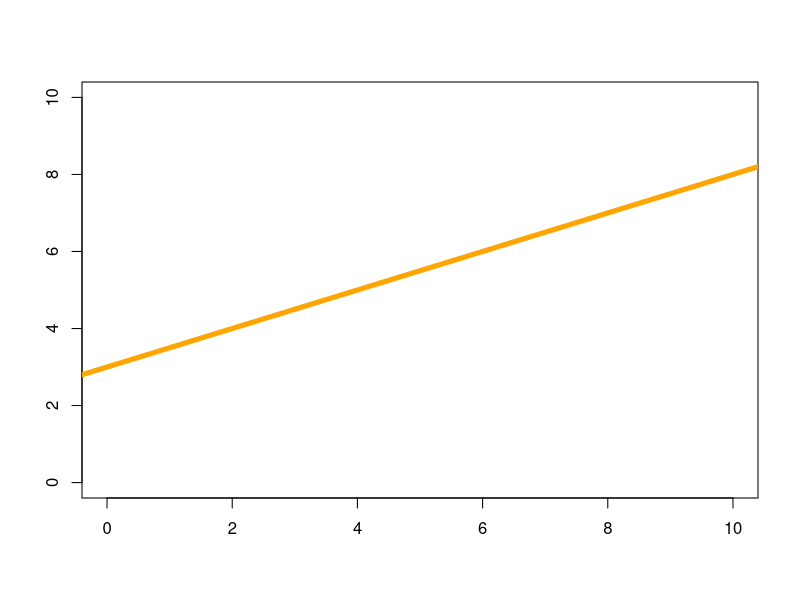
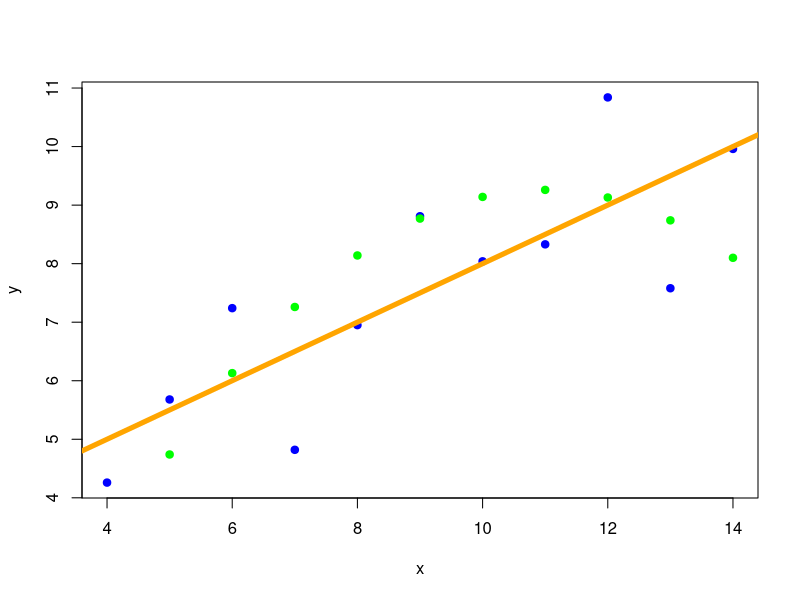
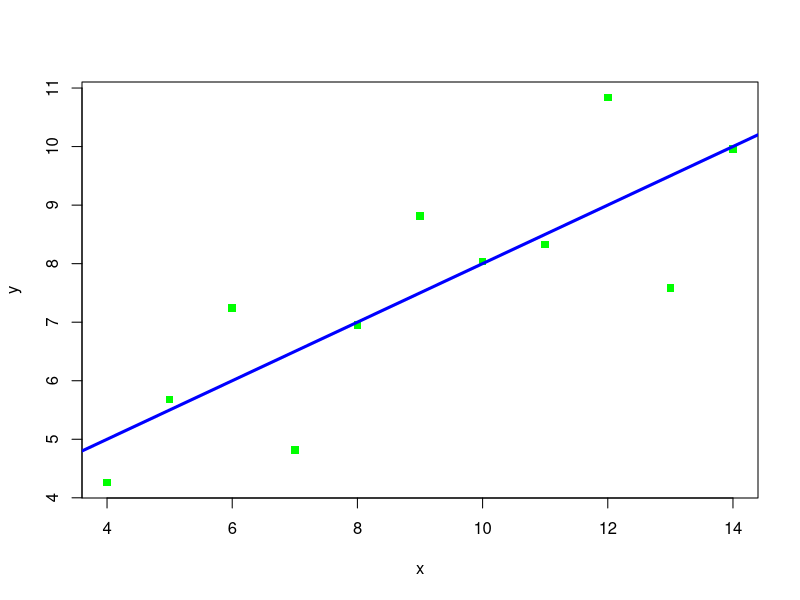
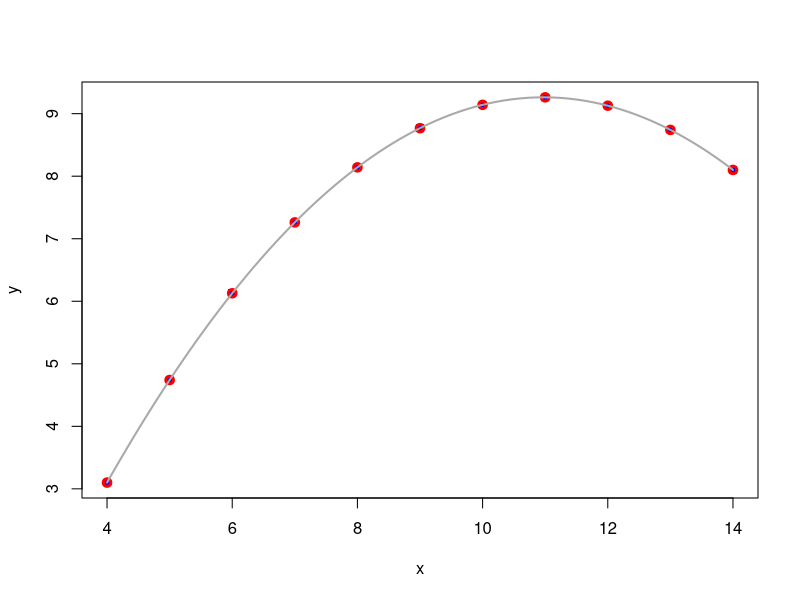
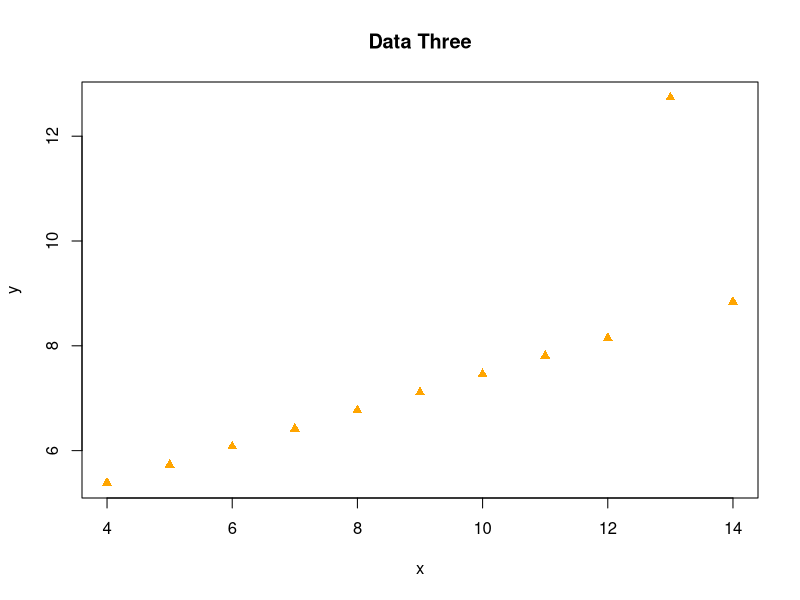
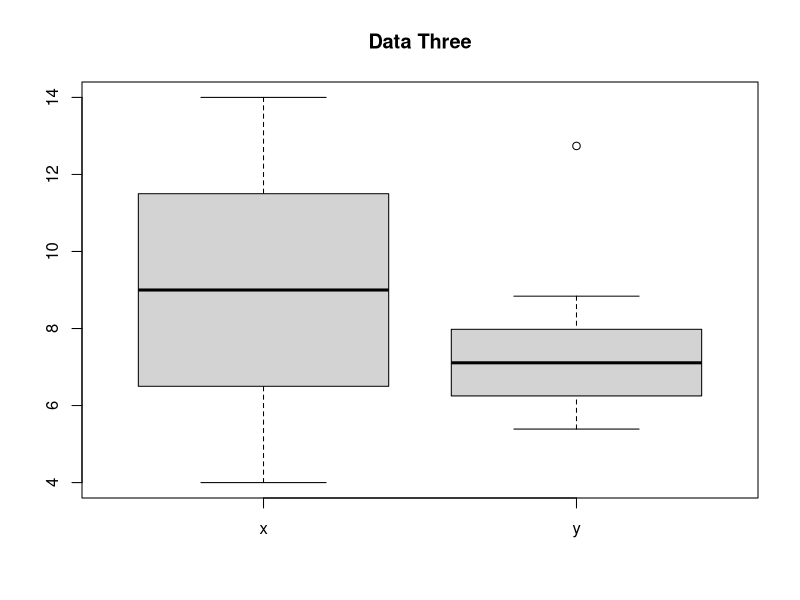
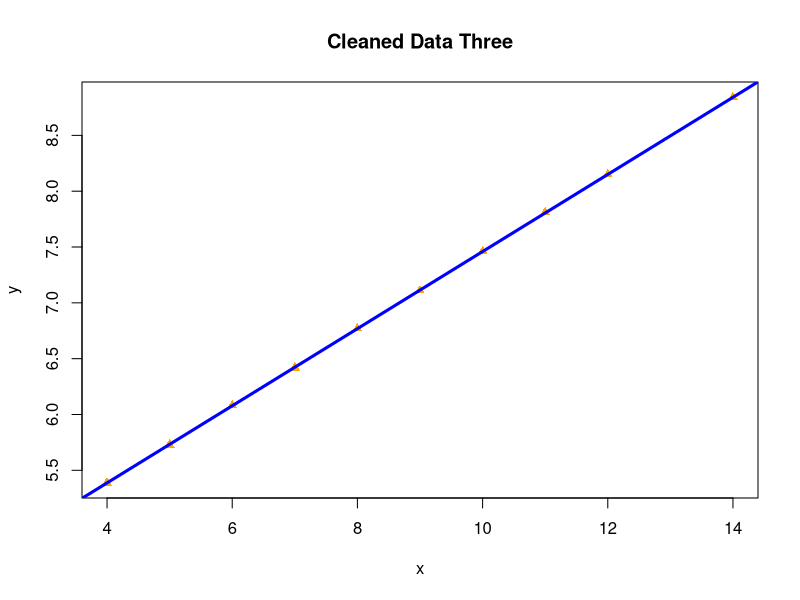

These charts were generated, in order, by the following R code:
#Data One
data_one = data.frame(x=c(anscombe$x1), y=c(anscombe$y1))
summary(data_one$x)
summary(data_one$y)

#Data Two
data_two = data.frame(x=c(anscombe$x2), y=c(anscombe$y2))
summary(data_two$x)
summary(data_two$y)

#Data Three
data_three = data.frame(x=c(anscombe$x3), y=c(anscombe$y3))
summary(data_three$x)
summary(data_three$y)

#Data four
data_four = data.frame(x=c(anscombe$x4), y=c(anscombe$y4))
summary(data_four$x)
summary(data_four$y)

#Fitting Linear Models
compare_one <- data_one #change data_one to another dataset
compare_two <- data_two

linear.mod1 = lm(y ~ x, data = compare_one)
linear.mod2 = lm(y ~ x, data = compare_two)

#plotting the linear model
plot(c(0, 10), c(0, 10) , type="n", axes=T, xlab="", ylab="") #we'll start with an empty plot.
abline(linear.mod1, col = 'red', lwd=3) #adding the fitted line for the 1st linear model.
abline(linear.mod2, col='orange', lwd=5) #adding the fitted line for the 2nd linear model.

#Analyze LM Result
plot(compare_one, col='blue', pch=19)
points(compare_two, col='green', pch=19)
abline(linear.mod1, col = 'red', lwd=3)
abline(linear.mod2, col='orange', lwd=5) #regression lines have the same intercept and slope!

#Correct Analyses of Datasets

#(proper) Data One
plot(data_one, col='green', pch=15)
linear_model_one = lm(y ~ x, data = data_one)
abline(linear_model_one, col = 'blue', lwd=3)

#(proper) Data Two
plot(data_two, col = 'blue', pch=15)
quadratic_fit = lm(y ~ x + I(x^2), data = data_two)
quadratic_fit
#generate granular x-values
xvalues <- seq(4,14,0.01)
#calculate predicted y
fitted_yhat <- predict (quadratic_fit, data.frame(x=xvalues))
#add fitted points from original data
points(data_two$x, predict(quadratic_fit), type = "p", col = "red", lwd=3)
lines(x=xvalues, y=fitted_yhat, lwd=2, col="darkgrey")

#(proper) Data Three
plot(data_three, col = "orange", pch = 17, main = "Data Three") #outlier at x=13
boxplot(data_three, main = "Data Three") #boxplot

max(data_three$y) #highest y-value 
cleaned_data_three <- data_three[-3,] #removes outlier from dataset at index 3
cleaned_data_three

plot(cleaned_data_three, col = "orange", pch = 17, main = "Cleaned Data Three")
linear_model_three = lm(y ~ x, data = cleaned_data_three) #fitting a linear model
abline(linear_model_three, col = "blue", lwd =3)
